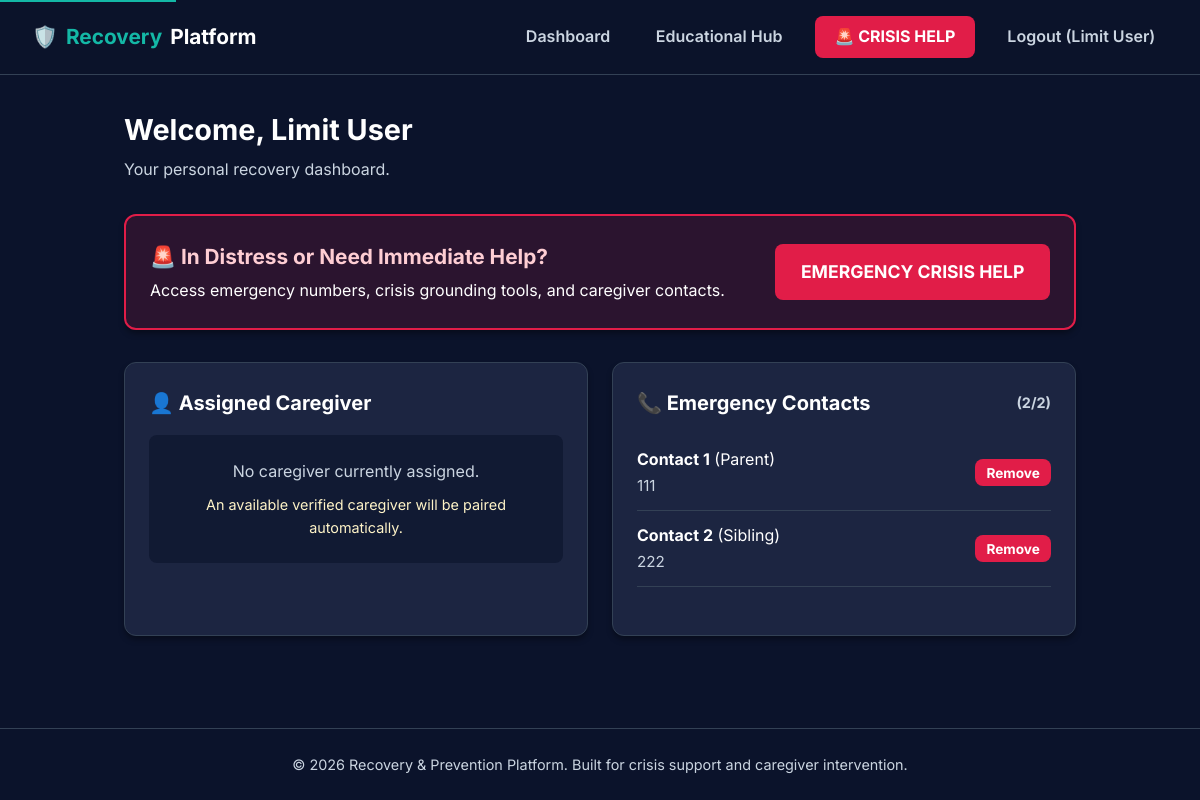
The app's page /dashboard/individual (signed in) with its own data.
### tables this page shows
CREATE TABLE users (
    id TEXT PRIMARY KEY,
    role TEXT CHECK(role IN ('individual', 'caregiver', 'admin')) NOT NULL,
    name TEXT NOT NULL,
    email TEXT UNIQUE NOT NULL,
    phone TEXT NOT NULL,
    location TEXT NOT NULL,
    password_hash TEXT NOT NULL,
    created_at DATETIME DEFAULT CURRENT_TIMESTAMP
);

CREATE TABLE emergency_contacts (
    id TEXT PRIMARY KEY,
    user_id TEXT NOT NULL,
    name TEXT NOT NULL,
    phone TEXT NOT NULL,
    relationship TEXT NOT NULL,
    created_at DATETIME DEFAULT CURRENT_TIMESTAMP,
    FOREIGN KEY(user_id) REFERENCES users(id) ON DELETE CASCADE
);

### app.py (the view, shortened to what this page needs)
@app.route('/dashboard/individual')
@role_required('individual')
def dashboard_individual():
    user_id = session['user_id']
    update_caregiver_inactivity_status()
    conn = get_db()
    cursor = conn.cursor()
    cursor.execute("SELECT * FROM users WHERE id = ?", (user_id,))
    user = cursor.fetchone()
    cursor.execute("SELECT * FROM emergency_contacts WHERE user_id = ? ORDER BY created_at ASC", (user_id,))
    contacts = cursor.fetchall()
    cursor.execute("""
        SELECT u.id, u.name, u.email, u.phone, u.location, cp.education, cp.qualification
        FROM assignments a
        JOIN users u ON a.caregiver_id = u.id
        JOIN caregiver_profiles cp ON u.id = cp.user_id
        WHERE a.individual_id = ?
    """, (user_id,))
    caregiver = cursor.fetchone()
    if not caregiver:
        assigned_id = auto_assign_caregiver(user_id)
    conn.close()
    return render_template(
        'dashboard_user.html',
        user=user,
        contacts=contacts,
        caregiver=caregiver
    )

### auth.py (called while the page is built)
def role_required(*roles):
    def decorator(f):
        @wraps(f)
        def decorated_function(*args, **kwargs):
            if 'user_id' not in session:
                flash("Please log in to access this page.", "warning")
                return redirect(url_for('auth.login'))
            if session.get('user_role') not in roles:
                flash("Unauthorized access.", "danger")
                return redirect(url_for('auth.login'))
            return f(*args, **kwargs)
        return decorated_function
    return decorator

### database.py (called while the page is built, shortened)
def get_db():
    conn = sqlite3.connect(DB_PATH)
    conn.row_factory = sqlite3.Row
    conn.execute("PRAGMA foreign_keys = ON;")
    return conn

def update_caregiver_inactivity_status():
    conn = get_db()
    cursor = conn.cursor()
    thirty_days_ago = (datetime.utcnow() - timedelta(days=30)).strftime("%Y-%m-%d %H:%M:%S")
    cursor.execute(
        "UPDATE caregiver_profiles SET is_active = 0 WHERE last_login < ?",
        (thirty_days_ago,)
    )
    conn.commit()
    conn.close()

def get_available_caregivers():
    update_caregiver_inactivity_status()
    conn = get_db()
    cursor = conn.cursor()
    query = """
        SELECT * FROM (
            SELECT u.id, u.name, u.email, u.phone, u.location, cp.education, cp.qualification, cp.experience,
                   (SELECT COUNT(*) FROM assignments a WHERE a.caregiver_id = u.id) as assigned_count
            FROM users u
            JOIN caregiver_profiles cp ON u.id = cp.user_id
            WHERE u.role = 'caregiver'
              AND cp.is_verified = 1
              AND cp.is_active = 1
        ) WHERE assigned_count < 5
        ORDER BY assigned_count ASC
    """
    cursor.execute(query)
    caregivers = cursor.fetchall()
    conn.close()
    return caregivers

def auto_assign_caregiver(individual_id):
    available = get_available_caregivers()
    if not available:
        return None

### templates/dashboard_user.html (shortened to what this page needs)
{% extends "base.html" %}
{% block content %}
<div style="margin-bottom: 2rem;">
    <h1 style="font-size: 1.8rem; margin-bottom: 0.25rem;">Welcome, {{ user.name }}</h1>
    <p style="color: var(--text-secondary);">Your personal recovery dashboard.</p>
</div>
<div class="card" style="background: rgba(225, 29, 72, 0.15); border: 2px solid var(--accent-coral); margin-bottom: 2rem;">
    <div style="display: flex; justify-content: space-between; align-items: center; flex-wrap: wrap; gap: 1rem;">
        <div>
            <h2 style="color: #fecdd3; font-size: 1.3rem; margin-bottom: 0.3rem;">🚨 In Distress or Need Immediate Help?</h2>
            <p style="color: var(--text-primary); font-size: 1rem;">Access emergency numbers, crisis grounding tools, and caregiver contacts.</p>
        </div>
        <a href="{{ url_for('panic_button') }}" class="btn btn-danger" style="font-size: 1.1rem; padding: 0.85rem 1.6rem;" aria-label="Open Emergency Crisis Help Page">
            EMERGENCY CRISIS HELP
        </a>
    </div>
</div>
<div class="grid-2">
    <div class="card">
        <h2 class="card-title">👤 Assigned Caregiver</h2>
        {% if caregiver %}
            <div style="margin-bottom: 1.5rem;">
                <h3 style="font-size: 1.2rem; color: var(--accent-teal);">{{ caregiver.name }}</h3>
                <p style="color: var(--text-secondary); font-size: 0.95rem; margin-top: 0.2rem;">{{ caregiver.qualification }} • {{ caregiver.education }}</p>
                <div style="margin-top: 0.8rem; font-size: 0.95rem;">
                    <p>📞 Phone: <strong>{{ caregiver.phone }}</strong></p>
                    <p>📍 Location: {{ caregiver.location }}</p>
                </div>
            </div>
            <a href="{{ url_for('chat', recipient_id=caregiver.id) }}" class="btn btn-primary" style="width: 100%;">
                💬 Chat with Caregiver
            </a>
        {% else %}
            <div style="padding: 1.5rem; text-align: center; background: rgba(11, 19, 43, 0.6); border-radius: var(--radius-sm);">
                <p style="color: var(--text-secondary); margin-bottom: 0.5rem;">No caregiver currently assigned.</p>
                <p style="font-size: 0.9rem; color: #fef3c7;">An available verified caregiver will be paired automatically.</p>
            </div>
        {% endif %}
    </div>
    <div class="card">
        <h2 class="card-title">
            📞 Emergency Contacts
            <span style="font-size: 0.9rem; color: var(--text-secondary);">({{ contacts|length }}/2)</span>
        </h2>
        {% if contacts %}
            <ul style="list-style: none; margin-bottom: 1.5rem;">
                {% for contact in contacts %}
                    <li style="display: flex; justify-content: space-between; align-items: center; padding: 0.75rem 0; border-bottom: 1px solid var(--border-color);">
                        <div>
                            <strong>{{ contact.name }}</strong> ({{ contact.relationship }})
                            <br><span style="color: var(--text-secondary); font-size: 0.95rem;">{{ contact.phone }}</span>
                        </div>
                        <form action="{{ url_for('delete_emergency_contact', contact_id=contact.id) }}" method="POST" style="margin: 0;">
                            <button type="submit" class="btn btn-danger" style="padding: 0.35rem 0.7rem; font-size: 0.85rem;" aria-label="Remove {{ contact.name }}">Remove</button>
                        </form>
                    </li>
                {% endfor %}
            </ul>
        {% else %}
            <p style="color: var(--text-secondary); font-size: 0.95rem; margin-bottom: 1.5rem;">No emergency contacts added yet.</p>
        {% endif %}
    </div>
</div>
{% endblock %}

### templates/base.html (shortened to what this page needs)
<!DOCTYPE html>
<html lang="en">
<head>
    <link rel="stylesheet" href="{{ url_for('static', filename='css/style.css') }}">
</head>
<body>
    <header>
        <nav class="navbar" aria-label="Main Navigation">
            <a href="{{ url_for('index') }}" class="navbar-brand" aria-label="Recovery Platform Home">
                🛡️ <span>Recovery</span>Platform
            </a>
            <ul class="nav-links">
                {% if session.get('user_id') %}
                    {% if session.get('user_role') == 'individual' %}
                        <li><a href="{{ url_for('dashboard_individual') }}">Dashboard</a></li>
                        <li><a href="{{ url_for('resources') }}">Educational Hub</a></li>
                        <li>
                            <a href="{{ url_for('panic_button') }}" class="panic-nav-btn" aria-label="Emergency Crisis Help">
                                🚨 CRISIS HELP
                            </a>
                        </li>
                    {% elif session.get('user_role') == 'admin' %}
                        <li><a href="{{ url_for('dashboard_admin') }}">Admin Console</a></li>
                    {% endif %}
                    <li><a href="{{ url_for('auth.logout') }}" aria-label="Logout">Logout ({{ session.get('user_name') }})</a></li>
                {% endif %}
            </ul>
        </nav>
    </header>
    <main id="main-content" class="container" tabindex="-1">
        {% block content %}{% endblock %}
    </main>
    <footer>
        <p>&copy; 2026 Recovery & Prevention Platform. Built for crisis support and caregiver intervention.</p>
    </footer>
</body>
</html>

### static/css/style.css (style rules this page uses)
:root { --bg-dark: #0b132b; --bg-card: #1c2541; --bg-card-hover: #2a3759; --text-primary: #ffffff; --text-secondary: #cbd5e1; --accent-teal: #14b8a6; --accent-teal-hover: #0d9488; --accent-coral: #e11d48; --accent-coral-hover: #be123c; --accent-blue: #3b82f6; --border-color: #334155; --focus-ring: #38bdf8; --radius-sm: 8px; --radius-md: 12px; --radius-lg: 16px; --shadow-md: 0 4px 6px -1px rgba(0, 0, 0, 0.4); }
* { box-sizing: border-box; margin: 0; padding: 0; font-family: 'Inter', system-ui, -apple-system, BlinkMacSystemFont, "Segoe UI", Roboto, sans-serif; }
body { background-color: var(--bg-dark); color: var(--text-primary); min-height: 100vh; display: flex; flex-direction: column; font-size: 1rem; line-height: 1.6; }
.navbar { background: rgba(11, 19, 43, 0.95); border-bottom: 1px solid var(--border-color); padding: 1rem 2rem; display: flex; justify-content: space-between; align-items: center; position: sticky; top: 0; z-index: 100; }
.navbar-brand { font-size: 1.3rem; font-weight: 700; color: var(--text-primary); text-decoration: none; display: flex; align-items: center; gap: 0.5rem; }
.navbar-brand span { color: var(--accent-teal); }
.nav-links { display: flex; align-items: center; gap: 1.25rem; list-style: none; }
.nav-links a { color: var(--text-secondary); text-decoration: none; font-weight: 600; padding: 0.4rem 0.8rem; border-radius: var(--radius-sm); transition: background 0.2s, color 0.2s; }
.panic-nav-btn { background: var(--accent-coral); color: white !important; font-weight: 700 !important; padding: 0.5rem 1.2rem !important; border-radius: var(--radius-sm); display: flex; align-items: center; gap: 0.4rem; text-decoration: none; }
.container { max-width: 1000px; margin: 2rem auto; padding: 0 1.5rem; flex: 1; width: 100%; }
.card { background: var(--bg-card); border: 1px solid var(--border-color); border-radius: var(--radius-md); padding: 1.5rem; margin-bottom: 1.5rem; box-shadow: var(--shadow-md); }
.card-title { font-size: 1.25rem; font-weight: 700; margin-bottom: 1rem; color: var(--text-primary); display: flex; justify-content: space-between; align-items: center; }
.grid-2 { display: grid; grid-template-columns: repeat(auto-fit, minmax(300px, 1fr)); gap: 1.5rem; }
.btn { padding: 0.75rem 1.25rem; border-radius: var(--radius-sm); border: none; font-weight: 700; cursor: pointer; text-decoration: none; display: inline-flex; align-items: center; justify-content: center; gap: 0.5rem; font-size: 1rem; transition: background 0.2s; }
.btn-danger { background: var(--accent-coral); color: white; }
footer { border-top: 1px solid var(--border-color); padding: 1.5rem; text-align: center; color: var(--text-secondary); font-size: 0.9rem; margin-top: auto; }

### records on screen
users: get "Limit User", name "Limit User"
emergency_contacts: name "Contact 1", relationship "Parent", phone "111"
emergency_contacts: name "Contact 2", relationship "Sibling", phone "222"

### other values on screen
{{ contacts|length }} "2"
